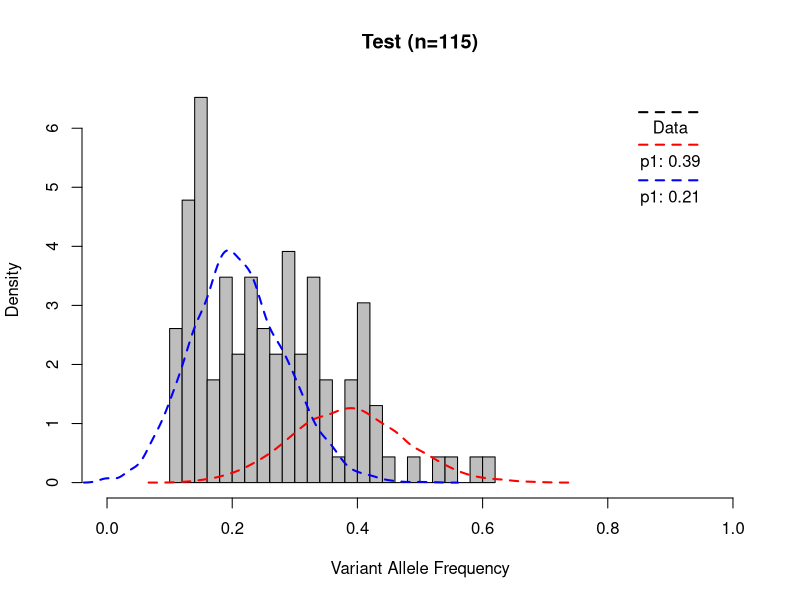

The R script that drew this image:
#-------------------------------------------------
# Binomial mixture model using EM algorithm
# Can incorporate truncated binomial
# Tim Coorens - April 2018
#-------------------------------------------------

## Define the truncated binomial distribution
dbinomtrunc = function(x, size, prob, minx=4) {
  dbinom(x, size, prob) / pbinom(minx-0.1, size, prob, lower.tail=F)
}

estep = function(x,size,p.vector,prop.vector,ncomp, mode){
  ## p.vector = vector of probabilities for the individual components
  ## prop.vector = vector of proportions for the individual components
  ## ncomp = number of components
  p.mat_estep = matrix(0,ncol=ncomp,nrow=length(x))
  for (i in 1:ncomp){
    if(mode=="Truncated") p.mat_estep[,i]=prop.vector[i]*dbinomtrunc(x,size,prob=p.vector[i])
    if(mode=="Full") p.mat_estep[,i]=prop.vector[i]*dbinom(x,size,prob=p.vector[i])
  }
  norm = rowSums(p.mat_estep) ## normalise the probabilities
  p.mat_estep = p.mat_estep/norm
  LL = sum(log(norm)) ## log-likelihood
  
  ## classification of observations to specific components (too crude?)
  which_clust = rep(1,length(x))
  if(ncomp>1){
    which_clust = apply(p.mat_estep, 1, which.max)
  }
  
  list("posterior"=p.mat_estep,
       "LL"=LL,
       "Which_cluster"=which_clust)
}

## Maximisation step
mstep = function(x,size,e.step){
  # estimate proportions
  prop.vector_temp = colMeans(e.step$posterior)
  # estimate probabilities
  p.vector_temp = colSums(x/size*e.step$posterior) / colSums(e.step$posterior)
  
  list("prop"=prop.vector_temp,
       "p"=p.vector_temp)   
}

## EM algorithm
em.algo = function(x,size,prop.vector_inits,p.vector_inits,maxit=5000,tol=1e-6,nclust,binom_mode){
  ## prop.vector_inits =  initial values for the mixture proportions
  ## p.vector_inits =  initial values for the probabilities 
  
  # Initiate EM
  flag = 0
  e.step = estep(x,size,p.vector = p.vector_inits,prop.vector = prop.vector_inits,ncomp=nclust,mode=binom_mode)
  m.step = mstep(x,size,e.step)
  prop_cur = m.step[["prop"]]
  p_cur = m.step[["p"]]
  cur.LL = e.step[["LL"]]
  LL.vector = e.step[["LL"]]
  
  # Iterate between expectation and maximisation steps
  for (i in 2:maxit){
    e.step = estep(x,size,p.vector = p_cur,prop.vector = prop_cur,ncomp=nclust,mode=binom_mode)
    m.step = mstep(x,size,e.step)
    prop_new = m.step[["prop"]]
    p_new = m.step[["p"]]
    
    LL.vector = c(LL.vector,e.step[["LL"]])
    LL.diff = abs((cur.LL - e.step[["LL"]]))
    which_clust = e.step[["Which_cluster"]]
    # Stop iteration if the difference between the current and new log-likelihood is less than a tolerance level
    if(LL.diff < tol){ flag = 1; break}
    
    # Otherwise continue iteration
    prop_cur = prop_new; p_cur = p_new; cur.LL = e.step[["LL"]]
    
  }
  if(!flag) warning("Didn’t converge\n")
  
  BIC = log(length(x))*nclust*2-2*cur.LL
  AIC = 4*nclust-2*cur.LL
  list("LL"=LL.vector,
       "prop"=prop_cur,
       "p"=p_cur,
       "BIC"=BIC,
       "AIC"=AIC,
       "n"=nclust,
       "Which_cluster"=which_clust)
}

binom_mix = function(x,size,nrange=1:5,criterion="BIC",maxit=5000,tol=1e-6, mode="Full"){
  ## Perform the EM algorithm for different numbers of components
  ## Select best fit using the Bayesian Information Criterion (BIC) 
  ## or the Akaike information criterion (AIC)
  i=1
  results = list()
  BIC_vec = c()
  AIC_vec = c()
  
  for (n in nrange){
    ## Initialise EM algorithm with values from kmeans clustering
    init = kmeans(x/size,n)
    prop_init = init$size/length(x)
    p_init = init$centers
    
    results[[i]] = em.algo(x,size,prop.vector_inits = prop_init,p.vector_inits=p_init,nclust=n,maxit,tol,binom_mode=mode)
    BIC_vec = c(BIC_vec,results[[i]]$BIC)
    AIC_vec = c(AIC_vec,results[[i]]$AIC)
    i=i+1
  }
  if (criterion=="BIC"){
    results[[which.min(BIC_vec)]]$BIC_vec=BIC_vec
    return(results[[which.min(BIC_vec)]])
  }
  if (criterion=="AIC"){
    return(results[[which.min(AIC_vec)]])
  }
}


# Some dummy data
n1 = 100; p1 = 0.15 # Two clones of different sizes (n) and underlying VAF (p)
n2 = 50; p2 = 0.35
depth=30

#Generate vectors of read depth (trials) and number of reads supporting variants (successes)

NR=rpois(n=n1+n2,lambda=depth)
NV=rep(0,n1+n2)
for (n in 1:n1) NV[n]=rbinom(n=1,prob=p1,size=NR[n])
for (n in (n1+1):(n1+n2)) NV[n]=rbinom(1,prob=p2,size=NR[n])
NR=NR[NV>3]
NV=NV[NV>3]

Mode="Full" #or set to "Full"
if (Mode=='Truncated'){
  NR=NR[NV>3]
  NV=NV[NV>3]
}

res = binom_mix(NV,NR,mode=Mode)

######
# Output 'res' has the following information:
# LL - log-likelihood vector of the iteration
# prop - the optimal mixing proportion of clones
# p - the probabilities (VAFs) associated with each clone
# BIC - the Bayesian information criterion associated with best fit
# AIC - the Akaike information criterion associated with best fit
# n - the optimal number of clusters/clones
# Which_cluster - same length as NV/NR input, which mutation belongs in which clone/cluster
# BIC_vec - the vector of BIC for entire range


p=hist(NV/NR,breaks=20,xlim=c(0,1),col='gray',freq=F,xlab="Variant Allele Frequency",
       main=paste0("Test (n=",length(NV),")"))
cols=c("red","blue","green","magenta","cyan")

y_coord=max(p$density)-0.5
y_intv=y_coord/5
text(y=y_coord,x=0.9,label='Data')
segments(lwd=2,lty='dashed',col='black',y0=y_coord+0.25,x0=0.85,x1=0.95)

for (i in 1:res$n){
  depth=rpois(n=5000,lambda=median(NR))
  sim_NV=unlist(lapply(depth,rbinom,n=1,prob=res$p[i]))
  sim_VAF=sim_NV/depth
  if (Mode=="Truncated") sim_VAF=sim_VAF[sim_NV>3]
  dens=density(sim_VAF)
  lines(x=dens$x,y=res$prop[i]*dens$y,lwd=2,lty='dashed',col=cols[i])
  y_coord=y_coord-y_intv/2
  text(y=y_coord,x=0.9,label=paste0("p1: ",round(res$p[i],digits=2)))
  segments(lwd=2,lty='dashed',col=cols[i],y0=y_coord+y_intv/4,x0=0.85,x1=0.95)
}

